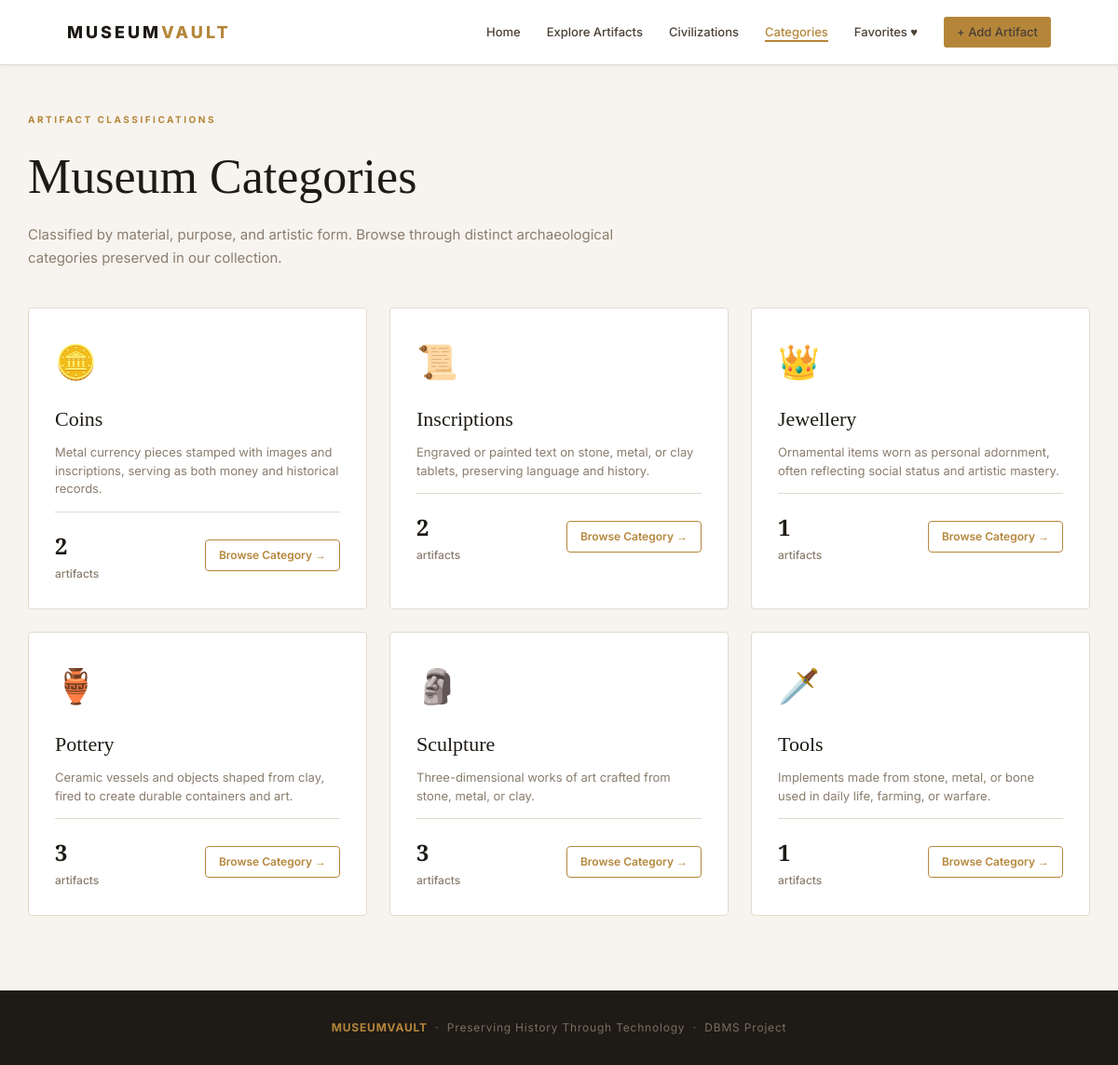
The page /categories on the database its author committed.
### tables this page shows
CREATE TABLE categories (
                id INTEGER PRIMARY KEY AUTOINCREMENT,
                name TEXT NOT NULL UNIQUE,
                description TEXT
            );

### app.py (the view)
@app.route("/categories")
def categories():
    db = get_db()
    try:
        rows = db.execute("""
            SELECT cat.*,
                   COUNT(a.id) AS artifact_count
            FROM categories cat
            LEFT JOIN artifacts a ON a.category_id = cat.id
            GROUP BY cat.id
            ORDER BY cat.name
        """).fetchall()
    finally:
        db.close()
    return render_template("categories.html", categories=rows)

### database.py (called while the page is built)
def get_db():
    conn = sqlite3.connect(DATABASE)
    conn.row_factory = sqlite3.Row
    conn.execute("PRAGMA foreign_keys = ON")
    return conn

### templates/categories.html (shortened to what this page needs)
{% extends "base.html" %}
{% block content %}
<main class="container">
    <div class="page-header">
        <p class="eyebrow">Artifact Classifications</p>
        <h1>Museum Categories</h1>
        <p style="color:var(--muted);max-width:650px;">
            Classified by material, purpose, and artistic form. Browse through distinct archaeological categories preserved in our collection.
        </p>
    </div>
    <div class="cat-grid">
        {% set icons = {
            'Pottery': '🏺',
            'Sculpture': '🗿',
            'Coins': '🪙',
            'Tools': '🗡️',
            'Jewellery': '👑',
            'Inscriptions': '📜'
        } %}
        {% for cat in categories %}
        <article class="cat-card">
            <div class="cat-icon">{{ icons.get(cat.name, '🏛️') }}</div>
            <h3>{{ cat.name }}</h3>
            <p class="desc-text">{{ cat.description or 'Artifacts classified under this material and historical category.' }}</p>
            <div style="margin-top:auto;padding-top:16px;border-top:1px solid var(--border);display:flex;align-items:center;justify-content:space-between;">
                <div class="artifact-count">
                    <strong>{{ cat.artifact_count }}</strong>
                    <span>artifacts</span>
                </div>
                <a href="{{ url_for('category_detail', cat_id=cat.id) }}" class="btn btn-secondary btn-sm">
                    Browse Category →
                </a>
            </div>
        </article>
        {% endfor %}
    </div>
</main>
{% endblock %}

### static/css/style.css (style rules this page uses)
*, *::before, *::after { margin: 0; padding: 0; box-sizing: border-box; }
:root { --bg: #f7f4ef; --surface: #ffffff; --surface2: #f0ebe2; --text: #1e1a15; --text-mid: #4a4035; --muted: #8a7d6e; --accent: #b5863a; --accent-dk: #8a6228; --accent-lt: #f5e9d5; --border: #e2d9cc; --dark: #1e1a15; --shadow: 0 4px 20px rgba(0,0,0,0.08); --radius: 4px; --font-body: 'Inter', Arial, sans-serif; --font-serif:'Playfair Display', Georgia, serif; }
html { scroll-behavior: smooth; }
body { background: var(--bg); color: var(--text); font-family: var(--font-body); font-size: 15px; line-height: 1.65; min-height: 100vh; display: flex; flex-direction: column; }
a { color: inherit; text-decoration: none; }
.eyebrow { font-family: var(--font-body); font-size: 10px; font-weight: 700; letter-spacing: 2.5px; text-transform: uppercase; color: var(--accent); margin-bottom: 10px; }
.btn { display: inline-flex; align-items: center; gap: 6px; padding: 10px 20px; font-family: var(--font-body); font-size: 13px; font-weight: 600; cursor: pointer; border: none; border-radius: var(--radius); transition: background 0.2s, transform 0.15s; }
.btn-secondary { background: transparent; color: var(--accent); border: 1.5px solid var(--accent); }
.btn-sm { padding: 6px 14px; font-size: 12px; }
.container { max-width: 1280px; margin: 0 auto; padding: 50px 30px 80px; flex: 1; }
.page-header { margin-bottom: 40px; }
.page-header h1 { font-family: var(--font-serif); font-size: clamp(32px, 5vw, 52px); font-weight: 400; margin-bottom: 8px; }
.civ-grid, .cat-grid { display: grid; grid-template-columns: repeat(3, 1fr); gap: 24px; }
.civ-card, .cat-card { background: var(--surface); border: 1px solid var(--border); border-radius: var(--radius); padding: 28px; transition: transform 0.2s, box-shadow 0.2s; position: relative; overflow: hidden; }
.civ-card h3, .cat-card h3 { font-family: var(--font-serif); font-size: 22px; font-weight: 400; margin-bottom: 8px; }
.civ-card .region, .cat-card .desc-text { font-size: 13px; color: var(--muted); margin-bottom: 14px; line-height: 1.5; }
.civ-card .artifact-count, .cat-card .artifact-count { font-size: 12px; color: var(--muted); font-weight: 500; }
.civ-card .artifact-count strong, .cat-card .artifact-count strong { color: var(--text); font-size: 24px; font-family: var(--font-serif); display: block; }
.cat-icon { font-size: 36px; margin-bottom: 14px; }

### rows shown on the page
categories: get "🪙", name "Coins", description "Metal currency pieces stamped with images and inscriptions, serving as both money and historical records.", artifact_count "2"
categories: get "📜", name "Inscriptions", description "Engraved or painted text on stone, metal, or clay tablets, preserving language and history.", artifact_count "2"
categories: get "👑", name "Jewellery", description "Ornamental items worn as personal adornment, often reflecting social status and artistic mastery.", artifact_count "1"
categories: get "🏺", name "Pottery", description "Ceramic vessels and objects shaped from clay, fired to create durable containers and art.", artifact_count "3"
categories: get "🗿", name "Sculpture", description "Three-dimensional works of art crafted from stone, metal, or clay.", artifact_count "3"
categories: get "🗡️", name "Tools", description "Implements made from stone, metal, or bone used in daily life, farming, or warfare.", artifact_count "1"
